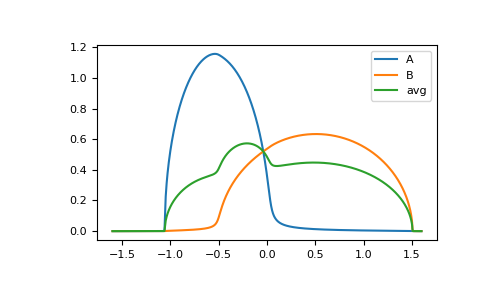

Reproduce this figure in Python.
from functools import partial
eps = np.array([-0.5, 0.5])
c = np.array([0.3, 0.7])
t = np.array([[1.0, 0.3],
              [0.3, 1.2]])
hilbert = partial(gt.bethe_hilbert_transform, half_bandwidth=1)

ww = np.linspace(-1.6, 1.6, num=1000) + 1e-4j
self_beb_ww = gt.beb.solve_root(ww, e_onsite=eps, concentration=c, hopping=t,
                                hilbert_trafo=hilbert)
gf_loc_ww = gt.beb.gf_loc_z(ww, self_beb_ww, hopping=t, hilbert_trafo=hilbert)

import matplotlib.pyplot as plt
__ = plt.plot(ww.real, -1./np.pi/c[0]*gf_loc_ww[:, 0].imag, label='A')
__ = plt.plot(ww.real, -1./np.pi/c[1]*gf_loc_ww[:, 1].imag, label='B')
__ = plt.plot(ww.real, -1./np.pi*np.sum(gf_loc_ww.imag, axis=-1), label='avg')
__ = plt.legend()
plt.show()
